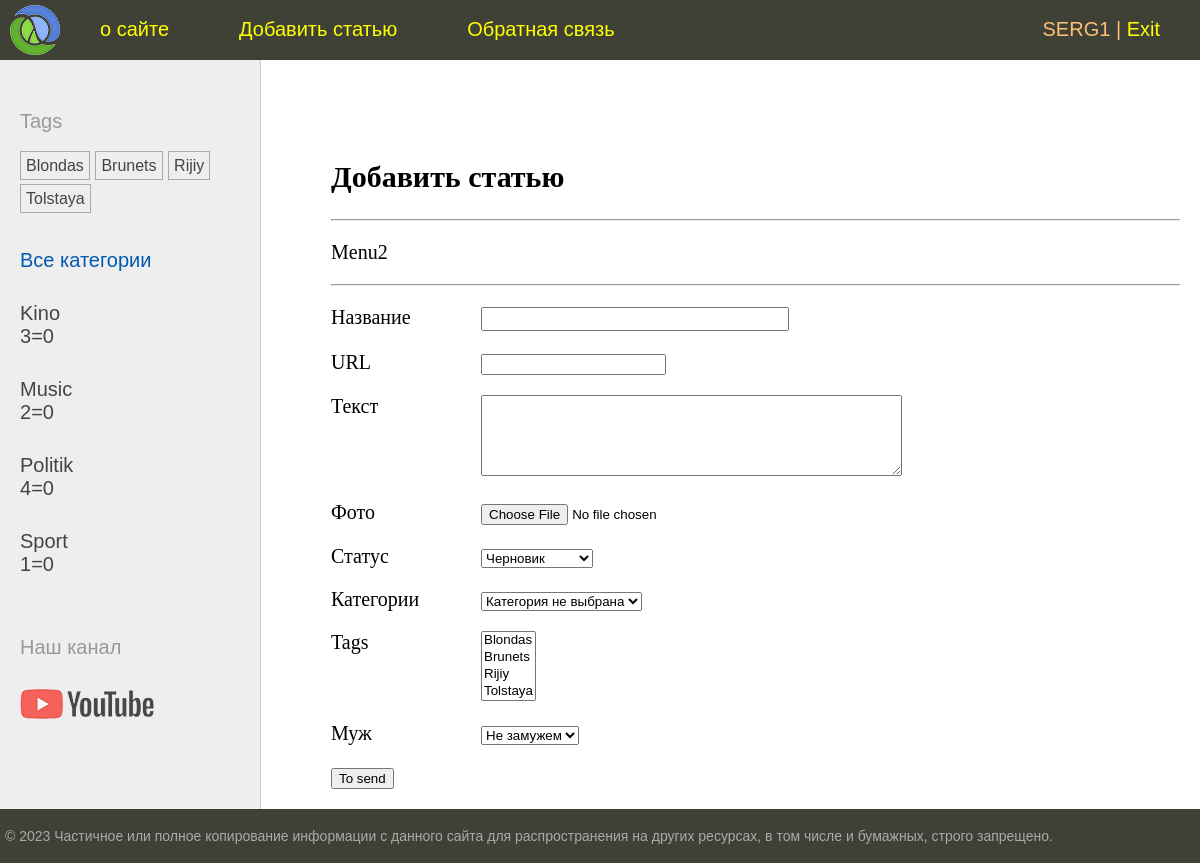
The app's page /addpage/ (signed in) with its own data.
### users/models.py (models this page shows)
class User(AbstractUser):
    photo=models.ImageField(upload_to="users/%Y/%m/%d",
                blank=True,null=True,verbose_name="Фото")
    date_birth=models.DateTimeField(blank=True,
                null=True,verbose_name="Дата рождения")

### women/models.py (models this page shows)
class TagPost(models.Model):
    tag=models.CharField(max_length=100, db_index=True)
    slug=models.SlugField(max_length=100, db_index=True, unique=True)
    def __str__(self):
        return self.tag
    def get_absolute_url(self):
        return reverse('women:tag', kwargs={'tag_slug':self.slug})

class Category(models.Model):
    name=models.CharField(max_length=100, db_index=True, verbose_name='Название')
    slug=models.SlugField(max_length=100, unique=True, db_index=True)
    class Meta:
        verbose_name='Категорию'
        verbose_name_plural='Категории'
    def __str__(self):
        return self.name
    def get_absolute_url(self):
        return reverse('women:show_category', kwargs={'cat_slug':self.slug})

### women/views.py (the view, shortened to what this page needs)
# urls.py: path('addpage/',views.AddPage.as_view(),name='addpage'),
class AddPage(PermissionRequiredMixin,LoginRequiredMixin, DataMixin, CreateView):
    form_class=AddPostForm
    model=Women
    template_name="women/addpage.html"
    title_page='Добавить статью'
    login_url="/admin/" #переход для неавторизованного пользователя если без него, то LOGIN_URL
    permission_required="women.add_women" #PermissionRequiredMixin dолжны указать разрешение (или итерируемый набор разрешений)

### women/forms.py (shortened to what this page needs)
class AddPostForm(forms.ModelForm):
    cat=forms.ModelChoiceField(queryset=Category.objects.all(),empty_label='Категория не выбрана',label='Категории')
    husband=forms.ModelChoiceField(queryset=Husband.objects.all(),empty_label='Не замужем',label='Муж',required=False)
    class Meta:
        model=Women
        fields=['title','slug','content','photo','is_published','cat','tags','husband']
        widgets={
            'title':forms.TextInput(attrs={'class':'form-input'}),
            'content':forms.Textarea(attrs={'cols':50,'rows':5})
        }
        labels={'slug':'URL'}

### users/context_processors.py (called while the page is built)
def get_women_context(request):
    return {'mainmenu':menu2}

### women/models.py (called while the page is built)
    def __str__(self):
        return self.name

### women/templatetags/women_tags.py (called while the page is built)
@register.inclusion_tag("women/list_categories.html")
def show_categories(cat_selected=0):
    cats=Category.objects.annotate(total=Count('posts')).filter(total__gt=0)
    return {"cats":cats, "cat_selected":cat_selected}

@register.inclusion_tag("women/list_tags.html")
def show_all_tags():
    return {"tags":TagPost.objects.annotate(total=Count("tags")).filter(total__gt=0)}

### women/templates/women/addpage.html (shortened to what this page needs)
{% extends "base.html" %}
{% block content %}
    <h2>{{title}}</h2>
    <hr>
    <p>Menu2</p>
    <hr>
    <form action=""method='post'enctype="multipart/form-data">
        {% for f in form %}
        <p><label for="{{f.id_for_label}}"class='form-label'>{{f.label}}</label>{{f}}</p>
        {% endfor %}
        <button type='submit'>To send</button>
    </form>
{% endblock %}

### templates/base.html (shortened to what this page needs)
{% load static %}
{% load women_tags %}
<!DOCTYPE html>
<html lang="en">
<head>
    <link type="text/css"rel="stylesheet" href="{% static 'women/css/styles.css' %}">
</head>
<body>
    <table class="table-page" border=0 cellpadding="0" cellspacing="0">
    <tr><td valign=top>
    {% block mainmenu %}
        <div class="header">
            <ul id="mainmenu" class="mainmenu">
                <li class="logo"><a href="{% url 'women:index' %}"><div class="logo"></div></a></li>
                {% for m in mainmenu %}
                        <li><a href="{% url m.url_name %}"style="color:yellow">{{m.title}}</a></li>
                {% endfor %}
                {% if user.is_authenticated %}
                    <li class='last'><a href="{% url 'users:profile' %}">{{user.username}}</a> | <a href="{% url 'users:logout_user' %}"style="color:yellow">Exit</a></li>
                {% else %}
                    <li class='last'><a href="{% url 'users:login_user' %}"style="color:yellow">Войти</a> | <a href="{% url 'users:register' %}">Registration</a></li>
                {% endif %}
            </ul>
        </div>
    {% endblock mainmenu %}
    <table class="table-content" border=0 cellpadding="0" cellspacing="0">
    <tr>
        <td valign="top" class="left-chapters">
        <ul id="leftchapters">
            <li>{% show_all_tags %}</li>
            {% if cat_selected == 0 %}
            <li class="selected">Все категории</li>
            {% else %}
            <li><a href="{% url 'women:index' %}">Все категории</a></li>
            {% endif %}
            {% show_categories cat_selected %}
            <li class="share">
            <p>Наш канал</p>
            <a class="share-yt" href="https://www.youtube.com/channel/UClJzWfGWuGJL2t-3dYKcHTA/playlists" target="_blank" rel="nofollow"></a>
            </li>
        </ul>
    </td>
    <td valign="top" class="content">
        <div class="content-text">
    {% block content %}
    {% endblock %}
        </div>
    </td></tr></table>
    </td></tr>
    <tr><td valign=top>
        <div id="footer">
            <p>&copy; 2023 Частичное или полное копирование информации с данного сайта для распространения на других ресурсах, в том числе и бумажных, строго запрещено.</p>
        </div>
    </td></tr></table>
    </body>
    </html>

### women/templates/women/list_tags.html
{% if tags %}
    <p>Tags</p>
    <ul class='tags-list'>
        {% for t in tags %}
            <li><a href="{{t.get_absolute_url}}">{{t.tag}}</a></li>
        {% endfor %}
    </ul>
{% endif %}

### women/templates/women/list_categories.html (shortened to what this page needs)
{% for cat in cats %}
    {% if cat.id == cat_selected %}
        {{cat.id}}={{cat_selected}}
        <li class="selected">LIST: {{cat.name}}</li>
    {% else %}
        <li><a href="{{cat.get_absolute_url}}">{{cat.name}}</a></li>
        {{cat.id}}={{cat_selected}}
    {% endif %}
{% endfor %}

### women/static/women/css/styles.css (style rules this page uses)
html, body { font-family: 'Arial'; margin: 0; padding: 0; height: 100%; width: 100%; color: #444; }
a { color: #0059b2; text-decoration: none; }
.table-page { width: 100%; height: 100%; vertical-align: top; }
.table-page tr { height: 100%; }
.header { background: #3F4137; height: 60px; }
.logo { background: url('../images/logo.png') no-repeat 10px 5px; width: 70px; height: 60px; }
ul.mainmenu { list-style: none; margin: 0; padding: 0; height: 60px; color: #fdc073; font-size: 20px; overflow: hidden; }
ul.mainmenu li { float: left; margin: 18px 40px 0 30px; }
ul.mainmenu li.logo { margin: 0; }
ul.mainmenu li.last { float: right; }
ul.mainmenu li a { color: #fdc073; text-decoration: none; }
.table-content { width: 100%; min-height: 100%; height: 100%; }
.left-chapters { margin: 0; background: #eee; border-right: 1px solid #ccc; }
.left-chapters ul { width: 230px; margin: 0; padding: 20px 10px 10px 20px; list-style: none; font-size: 20px; }
.left-chapters ul li { margin: 30px 0 0 0; color: #999; }
.left-chapters ul li.selected { color: #0059b2; }
.left-chapters ul li a { color: #444; text-decoration: none; }
.left-chapters ul li.share { margin: 60px 0 0 0; }
.left-chapters ul li.share p { margin: 30px 0 30px 0; }
.left-chapters ul li.share a { display: inline-block; width: 40px; height: 40px; margin: 0 20px 0 0; }
.left-chapters ul li.share a.share-yt { width: 100%; height: 30px; background: url('../images/share_yt.png') no-repeat 0 0 }
ul.tags-list { width: 100%; margin: 0; padding: 0; list-style: none; }
ul.tags-list li { margin: 0; padding: 0 0 10px; display: inline-block; }
ul.tags-list li a { padding: 5px; font-size: 16px; border: 1px solid #aaa; }
.content { padding: 40px 20px 20px 40px; width: 100%; box-sizing: border-box; }
.content-text { margin: 60px 0 0 30px; color: #000; font-size: 20px; font-family: Yandex Sans Display Light; }
#footer { box-sizing: border-box; background: #3F4137; padding: 5px; color: #aaa; font-size: 14px; font-family: Verdana, Geneva, Arial, Helvetica; text-align: left; overflow: hidden; }
.form-input { width: 300px; font-size: 16px; }
.form-label { display: inline-block; min-width: 150px; vertical-align: top; }

### records on screen
User: username "SERG1"
TagPost: tag "Blondas"
TagPost: tag "Brunets"
TagPost: tag "Rijiy"
TagPost: tag "Tolstaya"
Category: name "Kino", id "3", cat_selected "0"
Category: name "Music", id "2", cat_selected "0"
Category: name "Politik", id "4", cat_selected "0"
Category: name "Sport", id "1", cat_selected "0"

### other values on screen
{{ m.title }} "о сайте" "Добавить статью" "Обратная связь"
{{ title }} "Добавить статью"
{{ f.label }} "Название" "URL" "Текст" "Фото" "Статус" "Категории" "Tags" "Муж"
